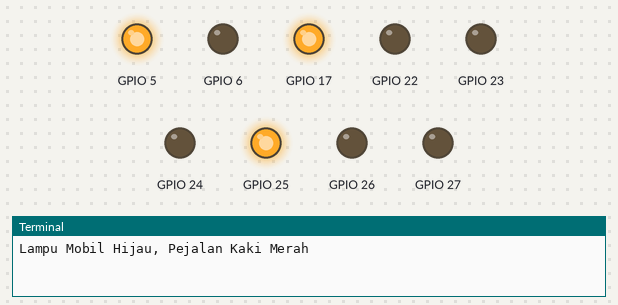
Simulated run of this program. Board: Raspberry Pi (BCM pin numbers). Parts: output pins drawn as LEDs (lit = HIGH), the last lines printed to the terminal.

Above: at 5.0 s.
At 12.5 s:
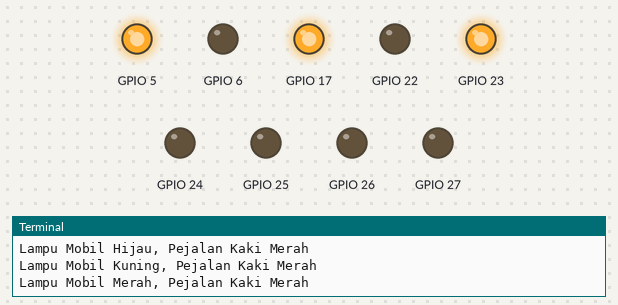
At 14.0 s:
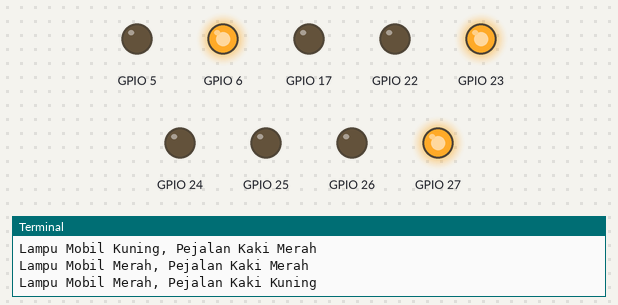
At 17.5 s:
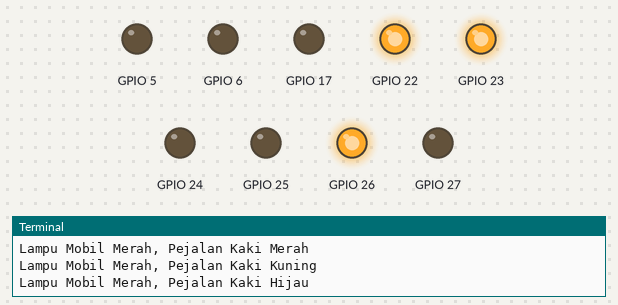
At 24.0 s:
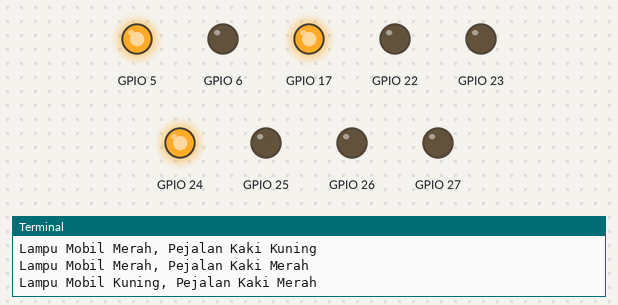
Timing chart, 0 to 32.5 s (numbered marks = the images above):
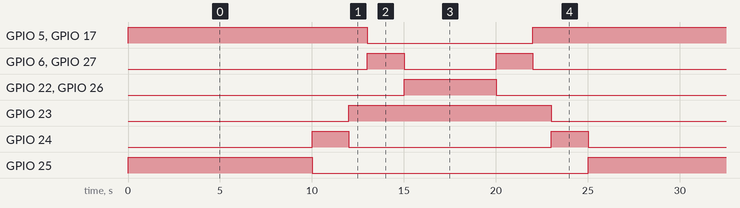

The program:

traffic_light_test.py
```python
from gpiozero import LED
from time import sleep

# Mobil Hijau 10 Detik - Orang Merah 10 Detik
# Waktu Pergantian Dari Merah ke Hijau Total Selama 3 Detik (2 Detik Kuning + 1 Detik Merah (Semuanya Merah))
# Mobil Merah 5 Detik - Orang Hijau 5 Detik

# Inisialisasi LED berdasarkan pin yang diberikan
def initialize_leds(pins):
    return {color: LED(pin) for color, pin in pins.items()}


# Fungsi untuk mengatur lampu lalu lintas
def traffic_light_cycle():
    try:
        while True:
            # Lampu mobil hijau selama 10 detik
            mobil['hijau'].on()
            pejalan_kaki_kiri['merah'].on()
            pejalan_kaki_kanan['merah'].on()
            print("Lampu Mobil Hijau, Pejalan Kaki Merah")
            sleep(10)

            # Lampu mobil kuning selama 2 detik
            mobil['hijau'].off()
            mobil['kuning'].on()
            print("Lampu Mobil Kuning, Pejalan Kaki Merah")
            sleep(2)

            # Lampu mobil merah, jeda 1 detik semua merah
            mobil['kuning'].off()
            mobil['merah'].on()
            print("Lampu Mobil Merah, Pejalan Kaki Merah")
            sleep(1)

            # Lampu pejalan kaki kuning selama 2 detik
            pejalan_kaki_kiri['kuning'].on()
            pejalan_kaki_kanan['kuning'].on()
            pejalan_kaki_kiri['merah'].off()
            pejalan_kaki_kanan['merah'].off()
            print("Lampu Mobil Merah, Pejalan Kaki Kuning")
            sleep(2)

            # Lampu pejalan kaki hijau selama 5 detik
            pejalan_kaki_kiri['kuning'].off()
            pejalan_kaki_kanan['kuning'].off()
            pejalan_kaki_kiri['hijau'].on()
            pejalan_kaki_kanan['hijau'].on()
            print("Lampu Mobil Merah, Pejalan Kaki Hijau")
            sleep(5)

            # Lampu pejalan kaki kuning selama 2 detik
            pejalan_kaki_kiri['hijau'].off()
            pejalan_kaki_kanan['hijau'].off()
            pejalan_kaki_kiri['kuning'].on()
            pejalan_kaki_kanan['kuning'].on()
            print("Lampu Mobil Merah, Pejalan Kaki Kuning")
            sleep(2)

            # Lampu pejalan kaki merah, jeda 1 detik semua merah
            pejalan_kaki_kiri['kuning'].off()
            pejalan_kaki_kanan['kuning'].off()
            pejalan_kaki_kiri['merah'].on()
            pejalan_kaki_kanan['merah'].on()
            print("Lampu Mobil Merah, Pejalan Kaki Merah")
            sleep(1)

            # Lampu mobil kuning selama 2 detik
            mobil['merah'].off()
            mobil['kuning'].on()
            print("Lampu Mobil Kuning, Pejalan Kaki Merah")
            sleep(2)

            # Lampu mobil hijau dan kembali ke siklus awal
            mobil['kuning'].off()
            mobil['hijau'].on()
            print("Lampu Mobil Hijau, Pejalan Kaki Merah")

    except KeyboardInterrupt:
        for led in mobil.values():
            led.close()
        for led in pejalan_kaki_kiri.values():
            led.close()
        for led in pejalan_kaki_kanan.values():
            led.close()
        print("Program dihentikan, pin GPIO dibersihkan.")


# Pin GPIO untuk lampu pejalan kaki kiri
pin_pejalan_kaki_kiri = {
    'merah': 5,
    'kuning': 6,
    'hijau': 26
}

# Pin GPIO untuk lampu pejalan kaki kanan
pin_pejalan_kaki_kanan = {
    'merah': 17,
    'kuning': 27,
    'hijau': 22
}

# Pin GPIO untuk lampu mobil
pin_mobil = {
    'merah': 23,
    'kuning': 24,
    'hijau': 25
}

# Inisialisasi lampu lalu lintas
pejalan_kaki_kiri = initialize_leds(pin_pejalan_kaki_kiri)
pejalan_kaki_kanan = initialize_leds(pin_pejalan_kaki_kanan)
mobil = initialize_leds(pin_mobil)

# Jalankan siklus lampu lalu lintas
traffic_light_cycle()
```

Measured:
- by itself, GPIO 5, GPIO 17: repeats every 25.0 s: LOW 9.0 s, HIGH 16.0 s
- by itself, GPIO 6, GPIO 27: repeats every 25.0 s: LOW 5.0 s, HIGH 2.0 s, LOW 16.0 s, HIGH 2.0 s
- by itself, GPIO 22, GPIO 26: alternates HIGH for 5.0 s and LOW for 20.0 s
- by itself, GPIO 23: alternates HIGH for 11.0 s and LOW for 14.0 s
- by itself, GPIO 24: alternates HIGH for 2.0 s and LOW for 11.0 s
- by itself, GPIO 25: alternates HIGH for 10.0 s and LOW for 15.0 s
